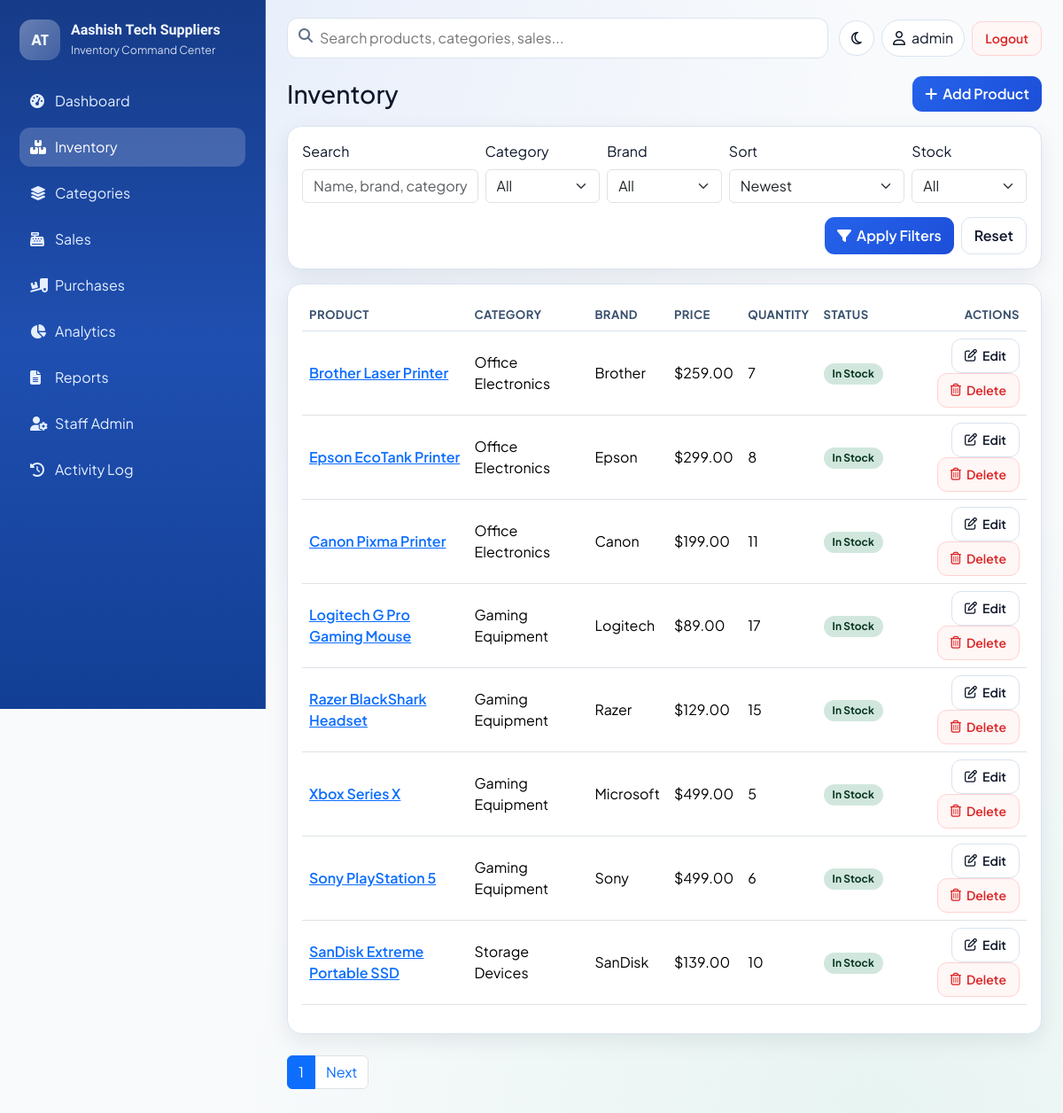
Screenshot of /products/ (signed in) with the database file from the repository.
### products/models.py (models this page shows, shortened)
class Product(models.Model):
	name = models.CharField(max_length=180)
	brand = models.CharField(max_length=120)
	supplier_name = models.CharField(max_length=160, blank=True)
	category = models.ForeignKey('products.Category', on_delete=models.PROTECT, related_name='products')
	price = models.DecimalField(max_digits=10, decimal_places=2)
	quantity = models.PositiveIntegerField(default=0)
	reorder_level = models.PositiveIntegerField(default=5)
	image = models.ImageField(upload_to='products/', blank=True, null=True)
	created_at = models.DateTimeField(auto_now_add=True)
	class Meta:
		ordering = ['-created_at']
	@property
	def is_out_of_stock(self):
		return self.quantity == 0
	@property
	def stock_status(self):
		if self.is_out_of_stock:
			return 'out'
		if self.quantity <= self.reorder_level:
			return 'low'
		return 'in'

class Category(models.Model):
	name = models.CharField(max_length=120, unique=True)
	icon = models.CharField(max_length=80, default='fa-solid fa-microchip')
	image = models.ImageField(upload_to='categories/', blank=True, null=True)
	description = models.TextField(blank=True)
	class Meta:
		ordering = ['name']

### products/views.py (the view)
# urls.py: path('', views.product_list, name='list'),
@login_required
def product_list(request):
	search = request.GET.get('search', '').strip()
	category_id = request.GET.get('category', '')
	brand = request.GET.get('brand', '').strip()
	stock = request.GET.get('stock', '')
	sort = request.GET.get('sort', '-created_at')
	queryset = Product.objects.select_related('category').all()
	if search:
		queryset = queryset.filter(
			Q(name__icontains=search)
			| Q(brand__icontains=search)
			| Q(category__name__icontains=search)
		)
	if category_id:
		queryset = queryset.filter(category_id=category_id)
	if brand:
		queryset = queryset.filter(brand__iexact=brand)
	if stock == 'in':
		queryset = queryset.filter(quantity__gt=F('reorder_level'))
	elif stock == 'low':
		queryset = queryset.filter(quantity__gt=0, quantity__lte=F('reorder_level'))
	elif stock == 'out':
		queryset = queryset.filter(quantity=0)
	allowed_sorts = ['name', '-name', 'price', '-price', 'quantity', '-quantity', 'created_at', '-created_at']
	if sort not in allowed_sorts:
		sort = '-created_at'
	queryset = queryset.order_by(sort)
	paginator = Paginator(queryset, 8)
	page_obj = paginator.get_page(request.GET.get('page'))
	context = {
		'page_obj': page_obj,
		'categories': Category.objects.all(),
		'brands': Product.objects.exclude(brand='').values_list('brand', flat=True).distinct().order_by('brand'),
		'search': search,
		'category_id': category_id,
		'brand': brand,
		'stock': stock,
		'sort': sort,
		'search_suggestions': Product.objects.values_list('name', flat=True)[:50],
	}
	return render(request, 'products/product_list.html', context)

### accounts/context_processors.py (called while the page is built)
def role_flags(request):
    user = getattr(request, 'user', None)
    is_admin_user = bool(
        user
        and user.is_authenticated
        and (user.is_superuser or user.groups.filter(name='Admin').exists())
    )
    is_staff_user = bool(
        user
        and user.is_authenticated
        and (
            is_admin_user
            or user.groups.filter(name='Staff').exists()
            or user.is_staff
        )
    )
    return {
        'is_admin_user': is_admin_user,
        'is_staff_user': is_staff_user,
    }

### templates/products/product_list.html (shortened to what this page needs)
{% extends 'base.html' %}
{% block content %}
<div class="d-flex justify-content-between align-items-center mb-3">
    <h3 class="mb-0">Inventory</h3>
    {% if is_staff_user %}
    <a href="{% url 'products:add' %}" class="btn btn-primary-modern"><i class="fa-solid fa-plus"></i>Add Product</a>
    {% endif %}
</div>
<form class="panel mb-3" method="get">
    <div class="row g-2 align-items-end">
        <div class="col-md-3">
            <label class="form-label">Search</label>
            <input list="productSuggestions" class="form-control" type="text" name="search" value="{{ search }}" placeholder="Name, brand, category...">
        </div>
        <div class="col-md-2">
            <label class="form-label">Category</label>
            <select class="form-select" name="category">
                <option value="">All</option>
            </select>
        </div>
        <div class="col-md-2">
            <label class="form-label">Brand</label>
            <select class="form-select" name="brand">
                <option value="">All</option>
            </select>
        </div>
        <div class="col-md-3">
            <label class="form-label">Sort</label>
            <select class="form-select" name="sort">
                <option value="-created_at" {% if sort == '-created_at' %}selected{% endif %}>Newest</option>
            </select>
        </div>
        <div class="col-md-2">
            <label class="form-label">Stock</label>
            <select class="form-select" name="stock">
                <option value="" {% if stock == '' %}selected{% endif %}>All</option>
            </select>
        </div>
        <div class="col-md-12 d-flex gap-2 justify-content-end mt-3">
            <button class="btn btn-primary-modern" type="submit"><i class="fa-solid fa-filter"></i>Apply Filters</button>
            <a class="btn btn-outline-modern" href="{% url 'products:list' %}">Reset</a>
        </div>
    </div>
</form>
<div class="table-responsive panel">
<table class="table table-hover align-middle inventory-table">
    <thead><tr><th>Product</th><th>Category</th><th>Brand</th><th>Price</th><th>Quantity</th><th>Status</th><th class="text-end">Actions</th></tr></thead>
    <tbody>
    {% for product in page_obj %}
        <tr>
            <td><a href="{% url 'products:detail' product.id %}" class="fw-semibold">{{ product.name }}</a></td>
            <td>{{ product.category.name }}</td>
            <td>{{ product.brand }}</td>
            <td>${{ product.price }}</td>
            <td>{{ product.quantity }}</td>
            <td>
                {% if product.stock_status == 'in' %}<span class="badge badge-stock bg-success-subtle text-success-emphasis">In Stock</span>{% endif %}
            </td>
            <td class="text-end">
                {% if is_staff_user %}
                <a href="{% url 'products:edit' product.id %}" class="btn btn-sm btn-outline-modern"><i class="fa-regular fa-pen-to-square"></i>Edit</a>
                <a href="{% url 'products:delete' product.id %}" class="btn btn-sm btn-danger-modern"><i class="fa-regular fa-trash-can"></i>Delete</a>
                {% else %}
                <span class="text-muted small">View only</span>
                {% endif %}
            </td>
        </tr>
    {% empty %}
        <tr><td colspan="7">No products found.</td></tr>
    {% endfor %}
    </tbody>
</table>
</div>
<nav class="mt-4">
    <ul class="pagination">
        <li class="page-item active"><span class="page-link">{{ page_obj.number }}</span></li>
        {% if page_obj.has_next %}<li class="page-item"><a class="page-link" href="?page={{ page_obj.next_page_number }}&search={{ search }}&category={{ category_id }}&brand={{ brand }}&sort={{ sort }}&stock={{ stock }}">Next</a></li>{% endif %}
    </ul>
</nav>
{% endblock %}

### templates/base.html (shortened to what this page needs)
{% load static %}
<!doctype html>
<html lang="en" data-theme="light">
<head>
    <link href="https://cdn.jsdelivr.net/npm/bootstrap@5.3.3/dist/css/bootstrap.min.css" rel="stylesheet">
    <link href="https://cdnjs.cloudflare.com/ajax/libs/font-awesome/6.5.2/css/all.min.css" rel="stylesheet">
    <link rel="stylesheet" href="{% static 'css/style.css' %}">
</head>
<body>
<div class="app-shell">
    <aside class="sidebar" id="sidebar">
        <div class="sidebar-top">
            <div class="brand-mark">AT</div>
            <div>
                <h4 class="brand-title mb-1">Aashish Tech Suppliers</h4>
                <p class="tagline mb-0">Inventory Command Center</p>
            </div>
        </div>
        <div>
            <nav class="nav flex-column gap-2">
                <a class="nav-link {% if request.path == '/' %}active{% endif %}" href="{% url 'dashboard:home' %}"><i class="fa-solid fa-gauge-high"></i>Dashboard</a>
                <a class="nav-link {% if '/products' in request.path %}active{% endif %}" href="{% url 'products:list' %}"><i class="fa-solid fa-boxes-stacked"></i>Inventory</a>
                <a class="nav-link {% if '/categories' in request.path %}active{% endif %}" href="{% url 'products:category_list' %}"><i class="fa-solid fa-layer-group"></i>Categories</a>
                <a class="nav-link {% if '/sales' in request.path %}active{% endif %}" href="{% url 'sales:list' %}"><i class="fa-solid fa-cash-register"></i>Sales</a>
                <a class="nav-link {% if '/purchases' in request.path %}active{% endif %}" href="{% url 'purchases:list' %}"><i class="fa-solid fa-truck-ramp-box"></i>Purchases</a>
                <a class="nav-link {% if '/analytics' in request.path %}active{% endif %}" href="{% url 'dashboard:analytics' %}"><i class="fa-solid fa-chart-pie"></i>Analytics</a>
                <a class="nav-link {% if '/reports' in request.path %}active{% endif %}" href="{% url 'reports:home' %}"><i class="fa-solid fa-file-lines"></i>Reports</a>
                {% if is_admin_user %}
                <a class="nav-link {% if '/accounts/staff' in request.path %}active{% endif %}" href="{% url 'accounts:staff_list' %}"><i class="fa-solid fa-user-gear"></i>Staff Admin</a>
                <a class="nav-link {% if '/accounts/activity' in request.path %}active{% endif %}" href="{% url 'accounts:activity_log' %}"><i class="fa-solid fa-clock-rotate-left"></i>Activity Log</a>
                {% endif %}
            </nav>
        </div>
    </aside>
    <main class="content-area">
        <header class="topbar">
            <form class="search-wrap" action="{% url 'dashboard:search' %}" method="get">
                <i class="fa-solid fa-magnifying-glass"></i>
                <input type="text" name="q" placeholder="Search products, categories, sales..." value="{{ request.GET.q|default:'' }}">
            </form>
            <div class="top-actions">
                <button class="btn btn-outline-modern theme-toggle" id="theme-toggle" type="button" aria-label="Toggle dark mode">
                    <i class="fa-regular fa-moon"></i>
                </button>
                {% if request.user.is_authenticated %}
                <div class="profile-chip">
                    <i class="fa-regular fa-user"></i>
                    <span>{{ request.user.username }}</span>
                </div>
                <a href="{% url 'accounts:logout' %}" class="btn btn-danger-modern btn-sm">Logout</a>
                {% endif %}
            </div>
        </header>
        {% block content %}{% endblock %}
    </main>
</div>
</body>
</html>

### static/css/style.css (style rules this page uses)
:root { --bg: #f8fafc; --surface: #ffffff; --surface-soft: #f2f7ff; --text: #0f172a; --muted: #5f6f86; --border: #d9e3ef; --primary: #2563eb; --primary-strong: #1d4ed8; --success: #16a34a; --warning: #f59e0b; --danger: #dc2626; --shadow-sm: 0 8px 24px rgba(15, 23, 42, 0.08); --shadow-md: 0 22px 40px rgba(15, 23, 42, 0.14); }
* { font-family: 'Plus Jakarta Sans', sans-serif; }
body { background: radial-gradient(circle at 18% 0%, rgba(37, 99, 235, 0.08), transparent 48%), radial-gradient(circle at 82% 100%, rgba(14, 166, 99, 0.07), transparent 45%), var(--bg); color: var(--text); }
.app-shell { min-height: 100vh; display: flex; }
.sidebar { width: 300px; background: linear-gradient(180deg, #163b88, #1f4fb1 48%, #123f95); color: #f5f9ff; padding: 22px; position: sticky; top: 0; height: 100vh; border-right: 1px solid rgba(255, 255, 255, 0.12); }
.sidebar-top { display: flex; gap: 12px; align-items: center; margin-bottom: 24px; }
.brand-mark { width: 46px; height: 46px; border-radius: 14px; background: linear-gradient(135deg, rgba(255, 255, 255, 0.35), rgba(255, 255, 255, 0.18)); display: grid; place-items: center; font-weight: 800; }
.brand-title, .page-title { font-family: 'Sora', sans-serif; font-weight: 700; }
.brand-title { font-size: 1rem; }
.tagline { color: rgba(245, 249, 255, 0.84); font-size: 0.78rem; }
.sidebar .nav-link { color: #e5efff; border-radius: 12px; padding: 10px 12px; transition: 0.25s ease; }
.sidebar .nav-link i { width: 20px; margin-right: 8px; }
.sidebar .nav-link:hover, .sidebar .nav-link.active { color: #ffffff; background: rgba(255, 255, 255, 0.19); }
.content-area { flex: 1; padding: 20px 24px; }
.topbar { display: flex; align-items: center; justify-content: space-between; gap: 12px; margin-bottom: 20px; }
.search-wrap { position: relative; width: 100%; max-width: 640px; }
.search-wrap i { position: absolute; top: 12px; left: 13px; color: var(--muted); }
.search-wrap input { width: 100%; border: 1px solid var(--border); border-radius: 12px; background: var(--surface); color: var(--text); padding: 10px 12px 10px 36px; transition: border-color 0.2s ease, box-shadow 0.2s ease; }
.top-actions { display: flex; align-items: center; gap: 8px; }
.profile-chip { background: var(--surface); border: 1px solid var(--border); border-radius: 999px; padding: 8px 12px; display: flex; align-items: center; gap: 7px; }
.panel, .kpi-card { background: var(--surface); border: 1px solid var(--border); border-radius: 16px; box-shadow: var(--shadow-sm); }
.panel { padding: 16px; transition: transform 0.25s ease, box-shadow 0.25s ease; }
.btn-primary-modern, .btn-outline-modern, .btn-danger-modern { border-radius: 11px; padding: 8px 14px; transition: all 0.2s ease; display: inline-flex; align-items: center; gap: 6px; font-weight: 600; }
.btn-brand, .btn-primary-modern { background: linear-gradient(135deg, var(--primary), var(--primary-strong)); color: #fff; border: none; }
.btn-outline-modern { border: 1px solid var(--border); color: var(--text); background: var(--surface); }
.btn-danger-modern { border: 1px solid #ffd2d1; color: var(--danger); background: #fff6f6; }
.badge-stock { padding: 6px 10px; border-radius: 999px; }
.inventory-table thead th { border-bottom: 1px solid var(--border); color: #38506d; font-size: 0.82rem; text-transform: uppercase; letter-spacing: 0.03em; }
.inventory-table tbody tr { transition: background-color 0.2s ease; }
.theme-toggle { width: 40px; height: 40px; border-radius: 999px; justify-content: center; padding: 0; }
.kpi-grid .kpi-card, .chart-panel, .panel { animation: fadeInUp 0.5s ease both; }

### rows the page displays
Product: name "Brother Laser Printer", category.name "Office Electronics", brand "Brother", price "259.00", quantity "7", reorder_level "In Stock"
Product: name "Epson EcoTank Printer", category.name "Office Electronics", brand "Epson", price "299.00", quantity "8", reorder_level "In Stock"
Product: name "Canon Pixma Printer", category.name "Office Electronics", brand "Canon", price "199.00", quantity "11", reorder_level "In Stock"
Product: name "Logitech G Pro Gaming Mouse", category.name "Gaming Equipment", brand "Logitech", price "89.00", quantity "17", reorder_level "In Stock"
Product: name "Razer BlackShark Headset", category.name "Gaming Equipment", brand "Razer", price "129.00", quantity "15", reorder_level "In Stock"
Product: name "Xbox Series X", category.name "Gaming Equipment", brand "Microsoft", price "499.00", quantity "5", reorder_level "In Stock"
Product: name "Sony PlayStation 5", category.name "Gaming Equipment", brand "Sony", price "499.00", quantity "6", reorder_level "In Stock"
Product: name "SanDisk Extreme Portable SSD", category.name "Storage Devices", brand "SanDisk", price "139.00", quantity "10", reorder_level "In Stock"

### other values shown
{{ request.user.username }} "admin"
{{ page_obj.number }} "1"
